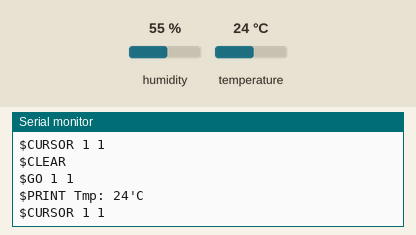
A sketch run on a simulated Arduino Uno, built with avr-gcc and run on an emulated ATmega328P. Parts: the last lines printed to the serial monitor. Inputs (shaded band) come from the test bench; at power-on: temperature 24 °C, humidity 55 %.

Above: at 2.8 s.
2.9 s: temperature set to 12 °C
At 5.5 s:
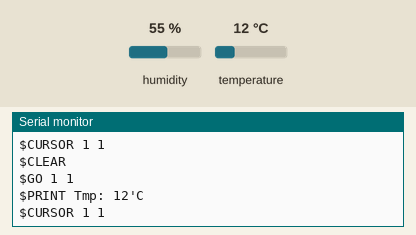
5.6 s: temperature set to 19 °C
At 7.6 s:
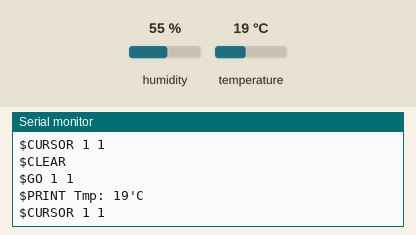
Timing chart, 0 to 9.1 s (numbered marks = the images above; inputs shaded):
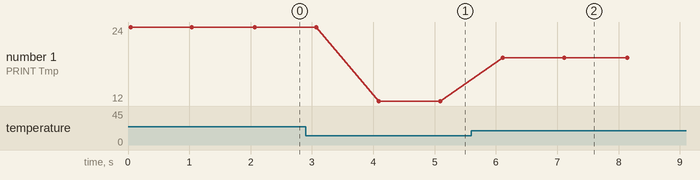

Measured:
- after the input at 2.9 s, the serial monitor: prints a new line after 1.2 s (image 1)
- after the input at 5.6 s, the serial monitor: prints a new line after 0.51 s (image 2)
- plotted number 1: 24 → 12 after the input at 2.9 s, 12 → 19 after the input at 5.6 s

The sketch:

Humidity_Senser3.ino
```cpp
#include <DHT.h>
#define DHTPIN 2 // 디지털 1번핀 사용
#define DHTTYPE DHT11 // DHT 11 모델 사용
DHT dht(DHTPIN, DHTTYPE);

char str[40];

void setup() {
  Serial.begin(9600);
  dht.begin();
}

void loop() {
  float h = dht.readHumidity();//습도 읽기
  float t = dht.readTemperature();// 온도 읽기

//  Serial.print("습도: ");
//  Serial.print(h, 1);
//  Serial.print("%, 온도: ");
//  Serial.print(t, 1);
//  Serial.println("도");
  int tmp = (int)t;
  sprintf(str, "$PRINT Tmp: %d'C\r\n", tmp);
  Serial.print("$CLEAR\r\n");
  Serial.print("$GO 1 1\r\n");
  Serial.print(str);
  Serial.print("$CURSOR 1 1\r \n");
  delay(1000);

}
```
